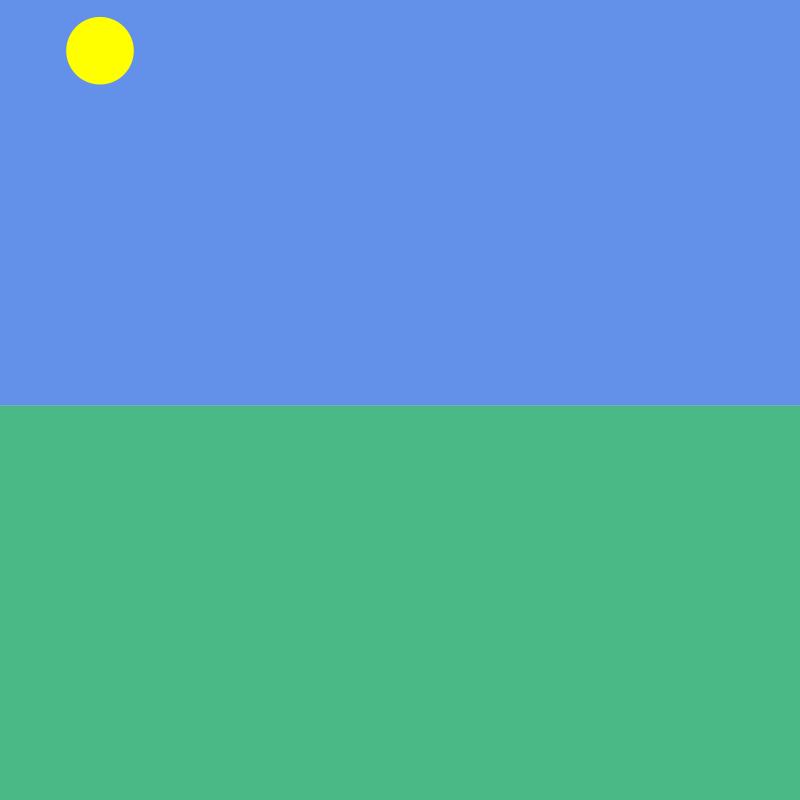
Frame 1 (no input)
Frame 60 (the mouse pressed at the canvas centre just before this capture): identical to frame 1, image omitted
Frame 120 (the mouse held since frame 60 and released just before this capture): identical to frame 1, image omitted

The Processing sketch that drew this single still picture (run headless with seeded random() and noise(); from frame 60 on, the mouse is pressed at the canvas centre):

// Processing sketch: processing_51528
// ── processing_51528.pde

/*****************************************
 * Assignment # 2
 * Name: Hao Wang
 * E-mail:hwang1@haverford.edu
 * Course:CS 110 - Section # 2
 * Submitted: 2/7/2012
 * This sketch depicts a horizon that is represented by a variable. When the 
 mouse is clicked above the horizon, a cloud will be drawn. When the mouse is
 clicked below the horizon, rocks will be drawn.
 At the same time, as mouse is clicked closer to the horizon, the objects
 being drawn will be smaller and smaller and eventually vanish as the mouse
 is approaching to the horizon.
 Since the y coordinate of the horizon is set to be a variable "horizonY"
 ranging from 50 to 600, each time the program is run, the horizon will appear
 at a different location in the middle of the screen.
 Also, iteration is used to draw the rocks.
 ***********************************************/
float horizonY =random(50, 600);
float scal2=(mouseY-horizonY)/(height-horizonY);
// Declare variables. The horizon here will appear on different locations
//each time the program is run.

void setup() {
  smooth ();
  noStroke();
  size (800, 800);
  line (0, horizonY, width, horizonY);
  // Set up the drawing with the horizon as a variable

  rectMode (CORNER);
  fill (99, 145, 234);
  rect (0, 0, width, horizonY);
  fill (75, 185, 133);
  rect (0, horizonY, width, height-horizonY);
  fill (255, 255, 0);
  ellipse (width/8, horizonY/8, horizonY/6, horizonY/6);
}
// Draw the sky with a sun (scaled so that it is proportional to the 
// space of the sky). Also, the ground is drawn.



void draw() {
}
//help run the functions below.

void mousePressed() {
  if (mouseY < horizonY) {
    drawCloud(mouseX, mouseY);
  }
  if (mouseY> horizonY) {
    drawRock(mouseX, mouseY, 80, scal2);
  }
}
// Use the mouseY position to decide whether drawing on sky or on ground

void drawCloud (int x, int y) {
  float scal1=(horizonY-mouseY)/horizonY;
  // Compute scale factor
  fill (255);
  ellipse (mouseX, mouseY, scal1*width/8, scal1*height/15);
  ellipse (mouseX, mouseY-0.5*scal1*height/15, scal1*width/15, scal1*height/20);
}
// Draw a cloud on the location where mouse
// is pressed with approapriate scale factor.

void drawRock (int x, int y, int n, float scal) {
  float scal2=(mouseY-horizonY)/(height-horizonY);
  // Compute scale factor
  float size1= scal2*(width/50);
  float size2= scal2*(height/40);
  float angle = 2*PI/n;
  for (int i = 0; i <n; i++ ) {
    fill (random (0, 255), random (0, 255), random (0, 255), random (50, 255));
    rect (x+size1*cos(angle*i), y+size2*sin(angle*i), size1, size2);
  }
}
// Draw a rock with random color where mouse is pressed with scale factor that
//is proportional to the distance from ground to the horizon.
